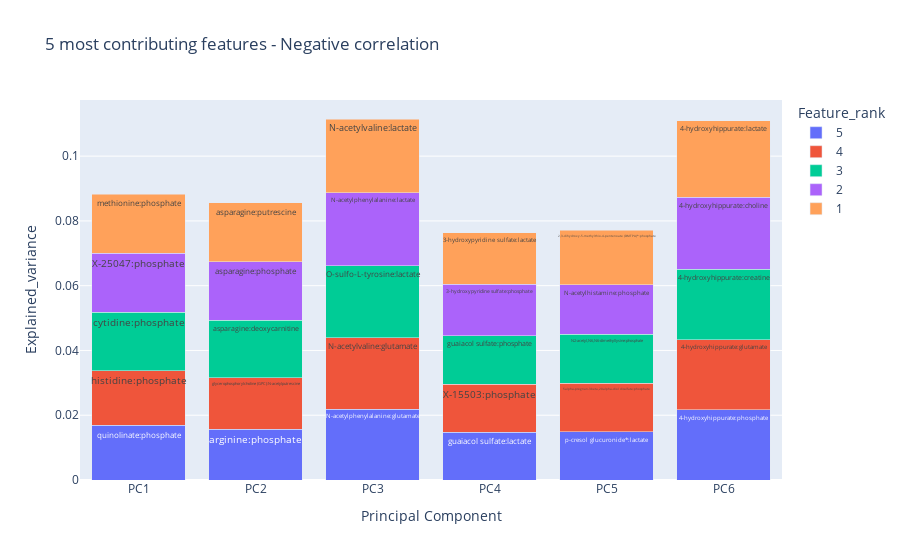

The notebook cell saved with this chart:
### Code cell
plotly_df_neg['Feature_rank'] = plotly_df_neg['Feature_rank'].astype(str)
# plotly_df_neg['Explained_variance'] = -1 * plotly_df_neg['Explained_variance']
# plotly_df_neg = plotly_df_neg.sort_values(by=['PCs','Explained_variance'], ascending=[True,False])
# plotly_df_neg = plotly_df_neg.sort_values(by='PCs', ascending=True)
# plotly_df_neg = plotly_df_neg.sort_values(by=['PCs', 'Explained_variance'])
fig = px.bar(plotly_df_neg, x='PCs', y='Explained_variance', 
             color='Feature_rank', text='Features', barmode='stack',
             labels={'PCs':'Principal Component',
                     'Explained_variance' : 'Explained_variance'}, 
             title='5 most contributing features - Negative correlation')
# Reverse the y-axis
# fig.update_layout(yaxis=dict(scaleanchor='x', scaleratio=1, autorange='reversed'))
      
fig.show(theme='streamlit')

### Figure 1 — Plotly figure (JSON) as saved in the notebook; plotly's stock layout.template omitted (floating-point values rounded to 4 significant figures)
{"data": [{"alignmentgroup": "True", "hovertemplate": "Feature_rank=5<br>Principal Component=%{x}<br>Explained_variance=%{y}<br>Features=%{text}<extra></extra>", "legendgroup": "5", "marker": {"color": "#636efa", "pattern": {"shape": ""}}, "name": "5", "offsetgroup": "5", "orientation": "v", "showlegend": true, "text": ["quinolinate:phosphate", "arginine:phosphate", "N-acetylphenylalanine:glutamate", "guaiacol sulfate:lactate", "p-cresol glucuronide*:lactate", "4-hydroxyhippurate:phosphate"], "textposition": "auto", "type": "bar", "x": ["PC1", "PC2", "PC3", "PC4", "PC5", "PC6"], "xaxis": "x", "y": [0.01684, 0.01573, 0.02192, 0.01471, 0.01487, 0.02164], "yaxis": "y"}, {"alignmentgroup": "True", "hovertemplate": "Feature_rank=4<br>Principal Component=%{x}<br>Explained_variance=%{y}<br>Features=%{text}<extra></extra>", "legendgroup": "4", "marker": {"color": "#EF553B", "pattern": {"shape": ""}}, "name": "4", "offsetgroup": "4", "orientation": "v", "showlegend": true, "text": ["histidine:phosphate", "glycerophosphorylcholine (GPC):N-acetylputrescine", "N-acetylvaline:glutamate", "X-15503:phosphate", "5alpha-pregnan-3beta,20alpha-diol disulfate:phosphate", "4-hydroxyhippurate:glutamate"], "textposition": "auto", "type": "bar", "x": ["PC1", "PC2", "PC3", "PC4", "PC5", "PC6"], "xaxis": "x", "y": [0.01689, 0.01578, 0.02199, 0.01493, 0.01493, 0.02169], "yaxis": "y"}, {"alignmentgroup": "True", "hovertemplate": "Feature_rank=3<br>Principal Component=%{x}<br>Explained_variance=%{y}<br>Features=%{text}<extra></extra>", "legendgroup": "3", "marker": {"color": "#00cc96", "pattern": {"shape": ""}}, "name": "3", "offsetgroup": "3", "orientation": "v", "showlegend": true, "text": ["cytidine:phosphate", "asparagine:deoxycarnitine", "O-sulfo-L-tyrosine:lactate", "guaiacol sulfate:phosphate", "N2-acetyl,N6,N6-dimethyllysine:phosphate", "4-hydroxyhippurate:creatine"], "textposition": "auto", "type": "bar", "x": ["PC1", "PC2", "PC3", "PC4", "PC5", "PC6"], "xaxis": "x", "y": [0.01808, 0.01779, 0.02224, 0.01495, 0.01518, 0.0217], "yaxis": "y"}, {"alignmentgroup": "True", "hovertemplate": "Feature_rank=2<br>Principal Component=%{x}<br>Explained_variance=%{y}<br>Features=%{text}<extra></extra>", "legendgroup": "2", "marker": {"color": "#ab63fa", "pattern": {"shape": ""}}, "name": "2", "offsetgroup": "2", "orientation": "v", "showlegend": true, "text": ["X-25047:phosphate", "asparagine:phosphate", "N-acetylphenylalanine:lactate", "3-hydroxypyridine sulfate:phosphate", "N-acetylhistamine:phosphate", "4-hydroxyhippurate:choline"], "textposition": "auto", "type": "bar", "x": ["PC1", "PC2", "PC3", "PC4", "PC5", "PC6"], "xaxis": "x", "y": [0.01818, 0.01804, 0.0226, 0.01583, 0.01523, 0.02226], "yaxis": "y"}, {"alignmentgroup": "True", "hovertemplate": "Feature_rank=1<br>Principal Component=%{x}<br>Explained_variance=%{y}<br>Features=%{text}<extra></extra>", "legendgroup": "1", "marker": {"color": "#FFA15A", "pattern": {"shape": ""}}, "name": "1", "offsetgroup": "1", "orientation": "v", "showlegend": true, "text": ["methionine:phosphate", "asparagine:putrescine", "N-acetylvaline:lactate", "3-hydroxypyridine sulfate:lactate", "2,3-dihydroxy-5-methylthio-4-pentenoate (DMTPA)*:phosphate", "4-hydroxyhippurate:lactate"], "textposition": "auto", "type": "bar", "x": ["PC1", "PC2", "PC3", "PC4", "PC5", "PC6"], "xaxis": "x", "y": [0.01822, 0.01833, 0.02272, 0.01599, 0.01688, 0.02363], "yaxis": "y"}], "layout": {"barmode": "stack", "legend": {"title": {"text": "Feature_rank"}, "tracegroupgap": 0}, "title": {"text": "5 most contributing features - Negative correlation"}, "xaxis": {"anchor": "y", "domain": [0, 1], "title": {"text": "Principal Component"}}, "yaxis": {"anchor": "x", "domain": [0, 1], "title": {"text": "Explained_variance"}}}}
